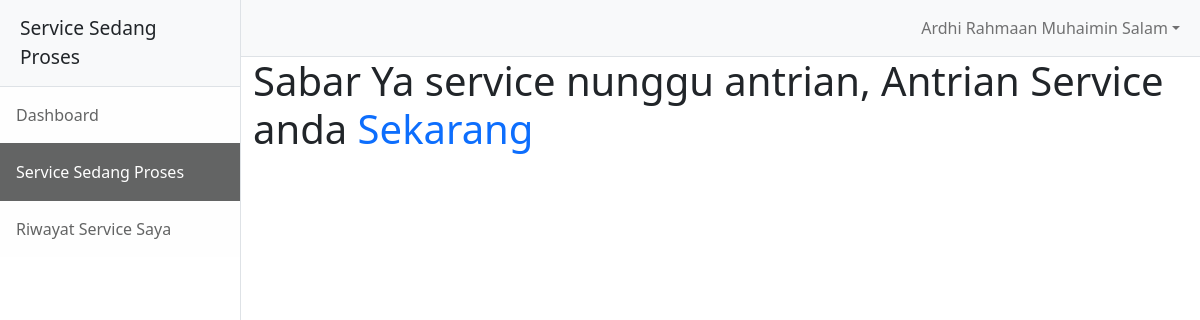
The page /pelanggan/serviceberjalan.php (signed in) on the database as committed earlier.
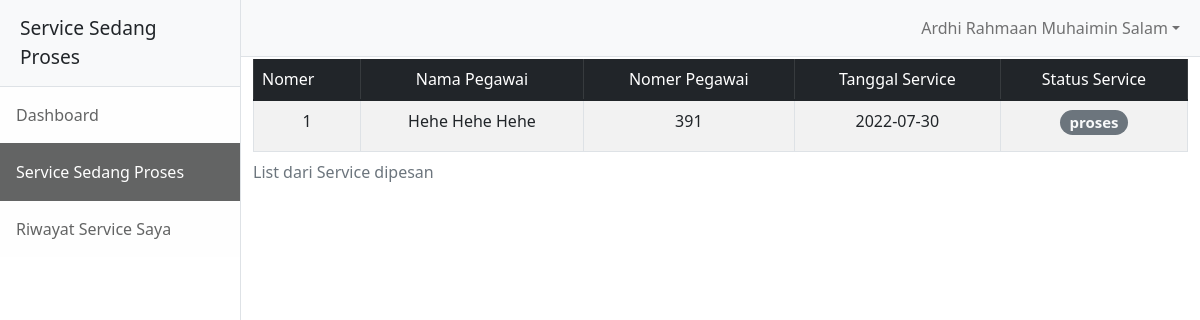
The same page on the database as committed later.
### tables this page shows
CREATE TABLE `service` (
  `id_service` int(11) NOT NULL,
  `id_pelanggan` int(11) NOT NULL,
  `id_pegawai` int(11) NOT NULL,
  `tanggal_service` date NOT NULL,
  `status_service` enum('proses','selesai') NOT NULL
);

CREATE TABLE `pegawai` (
  `id_pegawai` int(11) NOT NULL,
  `nama_pegawai` varchar(50) NOT NULL,
  `username` varchar(50) NOT NULL,
  `password` varchar(50) NOT NULL,
  `no_telpon_pegawai` varchar(15) NOT NULL,
  `alamat_pegawai` text NOT NULL,
  `role` enum('admin','teknisi') NOT NULL,
  `status_pegawai` enum('admin','longgar','kerja') NOT NULL
);

### pelanggan/serviceberjalan.php (the view, shortened to what this page needs)
<?php
if ($_SESSION['nama_pelanggan'] !== null) {
  include '../conn.php';
  $title = "Service Sedang Proses";
  $id = $_SESSION['id_pelanggan'];
  $queryriwayatservice = "SELECT pegawai.nama_pegawai, pegawai.no_telpon_pegawai, pegawai.status_pegawai, service.tanggal_service, service.status_service FROM service JOIN pelanggan ON service.id_pelanggan = pelanggan.id_pelanggan JOIN pegawai ON service.id_pegawai = pegawai.id_pegawai WHERE service.status_service = 'proses' AND service.id_pelanggan = $id ORDER BY service.id_service DESC";
  $exec = mysqli_query($conn, $queryriwayatservice);
  $jumlahdata = mysqli_num_rows($exec);
  if ($jumlahdata > 0) {
    $getAllData = mysqli_fetch_all($exec, MYSQLI_ASSOC);
  } else {
    $pesan = "Sabar Ya service nunggu antrian, Antrian Service anda <a class='text-decoration-none' href='dashboard.php' >Sekarang</a>";
  }
}
?>
<?php if ($_SESSION['nama_pelanggan'] !== null) : ?>
  <!DOCTYPE html>
  <html lang="en">
  <head>
    <link href="../assets/css/bootstrap.css" rel="stylesheet" />
  </head>
  <body>
    <div class="d-flex" id="wrapper">
      <div class="border-end bg-white" id="sidebar-wrapper">
        <div class="sidebar-heading border-bottom bg-light"><?= $title ?></div>
        <div class="list-group list-group-flush">
          <a class="list-group-item list-group-item-action list-group-item-light p-3 <?= ($title === "Pesan Jasa Service") ? 'active' : ''; ?>" href="dashboard.php">Dashboard</a>
          <a class="list-group-item list-group-item-action list-group-item-light p-3 <?= ($title === "Service Sedang Proses") ? 'active' : ''; ?>" href="serviceberjalan.php">Service Sedang Proses</a>
          <a class="list-group-item list-group-item-action list-group-item-light p-3 <?= ($title === "Riwayat Service Saya") ? 'active' : ''; ?>" href="historyservice.php">Riwayat Service Saya</a>
        </div>
      </div>
      <div id="page-content-wrapper">
        <nav class="navbar navbar-expand-sm navbar-light bg-light border-bottom">
          <div class="container-fluid">
            <div class="collapse navbar-collapse" id="navbarSupportedContent">
              <ul class="navbar-nav ms-auto mt-2 mt-lg-0">
                <li class="nav-item dropdown">
                  <a class="nav-link dropdown-toggle" id="navbarDropdown" href="#" role="button" data-bs-toggle="dropdown" aria-haspopup="true" aria-expanded="false"><?= $_SESSION['nama_pelanggan'] ?></a>
                </li>
              </ul>
            </div>
          </div>
        </nav>
        <div class="container-md">
          <?php if ($jumlahdata > 0) : ?>
            <div class="table-responsive">
              <table class="table table-bordered table-striped table-hover">
                <caption>List dari Service dipesan</caption>
                <thead class="table-dark">
                  <tr>
                    <td>Nomer</td>
                    <td class="text-center">Nama Pegawai</td>
                    <td class="text-center">Nomer Pegawai</td>
                    <td class="text-center">Tanggal Service</td>
                    <td class="text-center">Status Service</td>
                  </tr>
                </thead>
                <tbody>
                  <?php $no = 1 ?>
                  <?php foreach ($getAllData as $t) : ?>
                    <tr>
                      <td class="text-center"><?= $no++ ?></td>
                      <td class="text-center"><?= $t['nama_pegawai'] ?></td>
                      <td class="text-center"><?= $t['no_telpon_pegawai'] ?></td>
                      <td class="text-center"><?= $t['tanggal_service'] ?></td>
                      <td class="text-center">
                        <h5>
                          <span class="badge badge-lg rounded-pill bg-secondary text-light"><?= $t['status_service'] ?></span>
                        </h5>
                      </td>
                    </tr>
                  <?php endforeach ?>
                </tbody>
              </table>
            </div>
          <?php else : ?>
            <h1> <?= $pesan; ?> </h1>
          <?php endif ?>
        </div>
      </div>
  </body>
  </html>
<?php else: ?>
  <?php header("location:index.php") ?>
<?php endif ?>

Rows that differ between the two databases and show on the page:
added service: id_pegawai.nama_pegawai "Hehe Hehe Hehe", id_pegawai.no_telpon_pegawai "391", tanggal_service "2022-07-30", status_service "proses"
Other text that changed with them:
text no longer shown: "Sabar Ya service nunggu antrian, Antrian Service anda Sekarang"
text now shown: "List dari Service dipesan Nomer Nama Pegawai Nomer Pegawai Tanggal Service Status Service"
